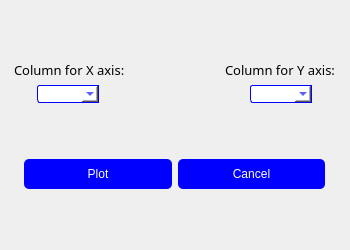
<?xml version="1.0" encoding="UTF-8"?>
<ui version="4.0">
 <class>Dialog</class>
 <widget class="QDialog" name="Dialog">
  <property name="geometry">
   <rect>
    <x>0</x>
    <y>0</y>
    <width>350</width>
    <height>250</height>
   </rect>
  </property>
  <property name="windowTitle">
   <string>Dialog</string>
  </property>
  <layout class="QGridLayout" name="gridLayout">
   <item row="0" column="0">
    <layout class="QVBoxLayout" name="verticalLayout">
     <item>
      <layout class="QHBoxLayout" name="horizontalLayout_4">
       <property name="spacing">
        <number>100</number>
       </property>
       <item>
        <widget class="QLabel" name="label">
         <property name="sizePolicy">
          <sizepolicy hsizetype="Fixed" vsizetype="Fixed">
           <horstretch>0</horstretch>
           <verstretch>0</verstretch>
          </sizepolicy>
         </property>
         <property name="font">
          <font>
           <family>Tw Cen MT</family>
           <pointsize>10</pointsize>
          </font>
         </property>
         <property name="text">
          <string>Column for X axis:</string>
         </property>
        </widget>
       </item>
       <item>
        <widget class="QLabel" name="label_2">
         <property name="sizePolicy">
          <sizepolicy hsizetype="Fixed" vsizetype="Fixed">
           <horstretch>0</horstretch>
           <verstretch>0</verstretch>
          </sizepolicy>
         </property>
         <property name="font">
          <font>
           <family>Tw Cen MT</family>
           <pointsize>10</pointsize>
          </font>
         </property>
         <property name="text">
          <string>Column for Y axis:</string>
         </property>
        </widget>
       </item>
      </layout>
     </item>
     <item>
      <layout class="QHBoxLayout" name="horizontalLayout_2">
       <property name="spacing">
        <number>128</number>
       </property>
       <item>
        <widget class="QComboBox" name="colx">
         <property name="sizePolicy">
          <sizepolicy hsizetype="Fixed" vsizetype="Fixed">
           <horstretch>0</horstretch>
           <verstretch>0</verstretch>
          </sizepolicy>
         </property>
         <property name="styleSheet">
          <string notr="true">QComboBox{
background-color: white;
color: blue;
border: 1px solid blue;
border-top-left-radius: 3px;
border-bottom-left-radius: 3px;
}</string>
         </property>
        </widget>
       </item>
       <item>
        <widget class="QComboBox" name="coly">
         <property name="sizePolicy">
          <sizepolicy hsizetype="Fixed" vsizetype="Fixed">
           <horstretch>0</horstretch>
           <verstretch>0</verstretch>
          </sizepolicy>
         </property>
         <property name="styleSheet">
          <string notr="true">QComboBox{
background-color: white;
color: blue;
border: 1px solid blue;
border-top-left-radius: 3px;
border-bottom-left-radius: 3px;
}</string>
         </property>
        </widget>
       </item>
      </layout>
     </item>
    </layout>
   </item>
   <item row="1" column="0">
    <layout class="QHBoxLayout" name="horizontalLayout">
     <property name="spacing">
      <number>6</number>
     </property>
     <property name="leftMargin">
      <number>10</number>
     </property>
     <property name="rightMargin">
      <number>10</number>
     </property>
     <item>
      <widget class="QPushButton" name="plot">
       <property name="sizePolicy">
        <sizepolicy hsizetype="Minimum" vsizetype="Fixed">
         <horstretch>0</horstretch>
         <verstretch>0</verstretch>
        </sizepolicy>
       </property>
       <property name="styleSheet">
        <string notr="true">background-color: blue;
color: white;
border-radius: 5px;
padding: 8px 16px 8px 16px;</string>
       </property>
       <property name="text">
        <string>Plot</string>
       </property>
      </widget>
     </item>
     <item>
      <widget class="QPushButton" name="cancel">
       <property name="sizePolicy">
        <sizepolicy hsizetype="Minimum" vsizetype="Fixed">
         <horstretch>0</horstretch>
         <verstretch>0</verstretch>
        </sizepolicy>
       </property>
       <property name="styleSheet">
        <string notr="true">background-color: blue;
color: white;
border-radius: 5px;
padding: 8px 16px 8px 16px;</string>
       </property>
       <property name="text">
        <string>Cancel</string>
       </property>
      </widget>
     </item>
    </layout>
   </item>
  </layout>
 </widget>
 <resources/>
 <connections/>
</ui>
